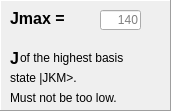
   <widget class="QFrame" name="frame_3">
    <property name="geometry">
     <rect>
      <x>340</x>
      <y>300</y>
      <width>171</width>
      <height>111</height>
     </rect>
    </property>
    <property name="frameShape">
     <enum>QFrame::Panel</enum>
    </property>
    <property name="frameShadow">
     <enum>QFrame::Raised</enum>
    </property>
    <widget class="QLabel" name="label_39">
     <property name="geometry">
      <rect>
       <x>10</x>
       <y>10</y>
       <width>71</width>
       <height>16</height>
      </rect>
     </property>
     <property name="font">
      <font>
       <pointsize>12</pointsize>
       <weight>75</weight>
       <bold>true</bold>
      </font>
     </property>
     <property name="text">
      <string>Jmax =</string>
     </property>
    </widget>
    <widget class="QLineEdit" name="Jmax">
     <property name="geometry">
      <rect>
       <x>100</x>
       <y>10</y>
       <width>41</width>
       <height>20</height>
      </rect>
     </property>
     <property name="layoutDirection">
      <enum>Qt::LeftToRight</enum>
     </property>
     <property name="text">
      <string/>
     </property>
     <property name="maxLength">
      <number>4</number>
     </property>
     <property name="alignment">
      <set>Qt::AlignRight|Qt::AlignTrailing|Qt::AlignVCenter</set>
     </property>
     <property name="placeholderText">
      <string>140</string>
     </property>
    </widget>
    <widget class="QLabel" name="label_55">
     <property name="geometry">
      <rect>
       <x>20</x>
       <y>50</y>
       <width>141</width>
       <height>16</height>
      </rect>
     </property>
     <property name="text">
      <string>of the highest basis</string>
     </property>
    </widget>
    <widget class="QLabel" name="label_56">
     <property name="geometry">
      <rect>
       <x>10</x>
       <y>70</y>
       <width>151</width>
       <height>16</height>
      </rect>
     </property>
     <property name="text">
      <string>state |JKM&gt;.</string>
     </property>
    </widget>
    <widget class="QLabel" name="label_57">
     <property name="geometry">
      <rect>
       <x>10</x>
       <y>90</y>
       <width>151</width>
       <height>16</height>
      </rect>
     </property>
     <property name="toolTip">
      <string>&lt;html&gt;&lt;head/&gt;&lt;body&gt;&lt;p&gt;The lower, the faster the calculation.&lt;br/&gt;If too low, the result will be incorrect.&lt;/p&gt;&lt;p&gt;The optimal value depends on the laser pulse and the molecule in question.&lt;/p&gt;&lt;/body&gt;&lt;/html&gt;</string>
     </property>
     <property name="text">
      <string>Must not be too low.</string>
     </property>
    </widget>
    <widget class="QLabel" name="label_58">
     <property name="geometry">
      <rect>
       <x>10</x>
       <y>50</y>
       <width>10</width>
       <height>16</height>
      </rect>
     </property>
     <property name="font">
      <font>
       <pointsize>12</pointsize>
       <weight>75</weight>
       <bold>true</bold>
      </font>
     </property>
     <property name="text">
      <string>J</string>
     </property>
    </widget>
   </widget>
